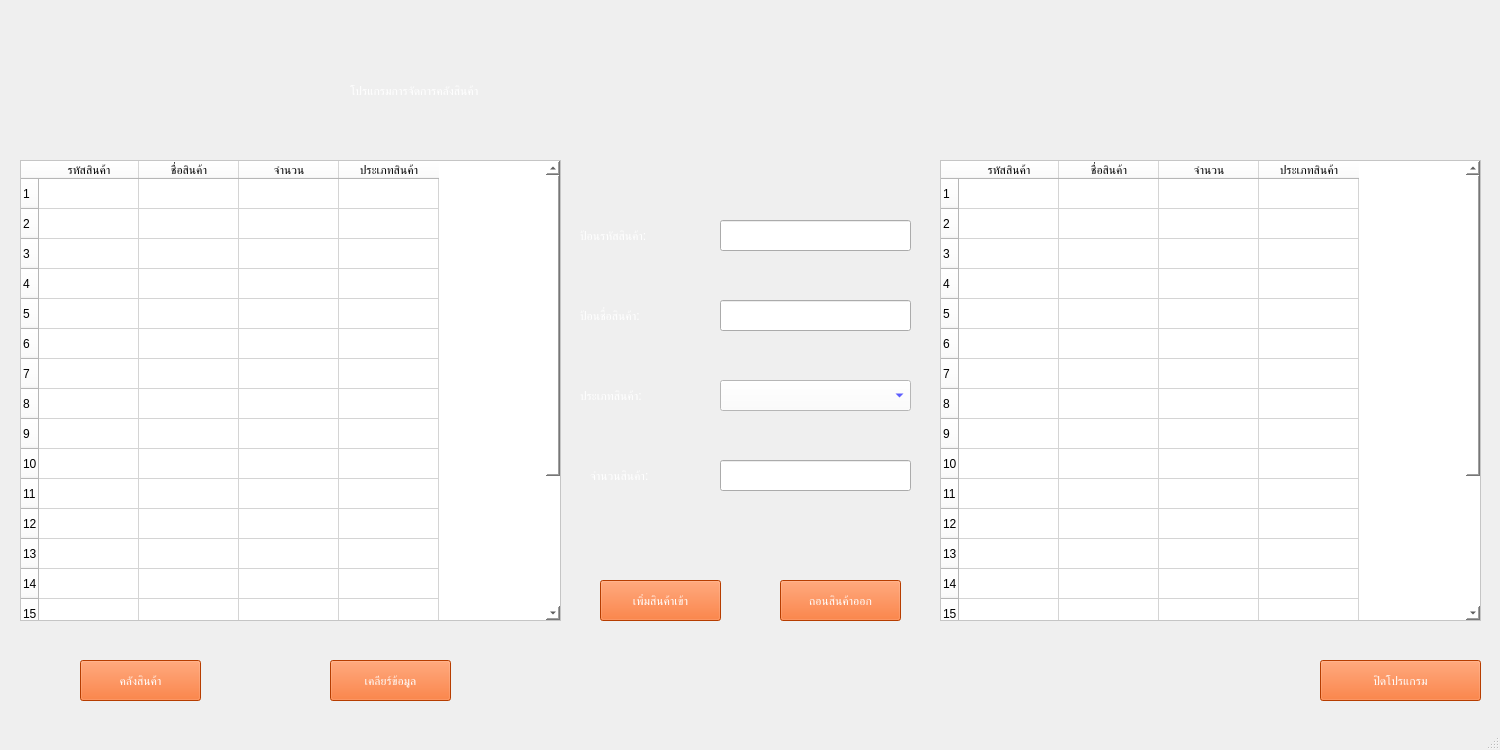
<?xml version="1.0" encoding="UTF-8"?>
<ui version="4.0">
 <class>MainWindow</class>
 <widget class="QMainWindow" name="MainWindow">
  <property name="geometry">
   <rect>
    <x>0</x>
    <y>0</y>
    <width>1500</width>
    <height>750</height>
   </rect>
  </property>
  <property name="windowTitle">
   <string>โปรแกรมการจัดการคลังสินค้า</string>
  </property>
  <property name="styleSheet">
   <string notr="true">background-image: url(:/image/1.jpg);
background-image: url(:/image/2.jpg);</string>
  </property>
  <widget class="QWidget" name="centralwidget">
   <widget class="QTableWidget" name="tableWidget">
    <property name="geometry">
     <rect>
      <x>20</x>
      <y>160</y>
      <width>541</width>
      <height>461</height>
     </rect>
    </property>
    <property name="styleSheet">
     <string notr="true">background-color: rgb(255, 255, 255);
background-color: rgb(252, 255, 185);
background-image: url(:/image/bhwzt6.gif);
font: 75 10pt &quot;MS Shell Dlg 2&quot;;
background-color: rgb(255, 255, 255);</string>
    </property>
    <row>
     <property name="text">
      <string>1</string>
     </property>
    </row>
    <row>
     <property name="text">
      <string>2</string>
     </property>
    </row>
    <row>
     <property name="text">
      <string>3</string>
     </property>
    </row>
    <row>
     <property name="text">
      <string>4</string>
     </property>
    </row>
    <row>
     <property name="text">
      <string>5</string>
     </property>
    </row>
    <row>
     <property name="text">
      <string>6</string>
     </property>
    </row>
    <row>
     <property name="text">
      <string>7</string>
     </property>
    </row>
    <row>
     <property name="text">
      <string>8</string>
     </property>
    </row>
    <row>
     <property name="text">
      <string>9</string>
     </property>
    </row>
    <row>
     <property name="text">
      <string>10</string>
     </property>
    </row>
    <row>
     <property name="text">
      <string>11</string>
     </property>
    </row>
    <row>
     <property name="text">
      <string>12</string>
     </property>
    </row>
    <row>
     <property name="text">
      <string>13</string>
     </property>
    </row>
    <row>
     <property name="text">
      <string>14</string>
     </property>
    </row>
    <row>
     <property name="text">
      <string>15</string>
     </property>
    </row>
    <row>
     <property name="text">
      <string>16</string>
     </property>
    </row>
    <row>
     <property name="text">
      <string>17</string>
     </property>
    </row>
    <row>
     <property name="text">
      <string>18</string>
     </property>
    </row>
    <row>
     <property name="text">
      <string>19</string>
     </property>
    </row>
    <row>
     <property name="text">
      <string>20</string>
     </property>
    </row>
    <column>
     <property name="text">
      <string>รหัสสินค้า</string>
     </property>
    </column>
    <column>
     <property name="text">
      <string>ชื่อสินค้า</string>
     </property>
    </column>
    <column>
     <property name="text">
      <string>จำนวน</string>
     </property>
    </column>
    <column>
     <property name="text">
      <string>ประเภทสินค้า</string>
     </property>
    </column>
   </widget>
   <widget class="QLineEdit" name="lineEdit">
    <property name="geometry">
     <rect>
      <x>720</x>
      <y>220</y>
      <width>191</width>
      <height>31</height>
     </rect>
    </property>
    <property name="styleSheet">
     <string notr="true">font: 75 10pt &quot;MS Shell Dlg 2&quot;;
background-image: url(:/image/bhwzt6.gif);
</string>
    </property>
   </widget>
   <widget class="QLineEdit" name="lineEdit_2">
    <property name="geometry">
     <rect>
      <x>720</x>
      <y>300</y>
      <width>191</width>
      <height>31</height>
     </rect>
    </property>
    <property name="styleSheet">
     <string notr="true">font: 75 10pt &quot;MS Shell Dlg 2&quot;;
background-image: url(:/image/bhwzt6.gif);
</string>
    </property>
   </widget>
   <widget class="QComboBox" name="comboBox">
    <property name="geometry">
     <rect>
      <x>720</x>
      <y>380</y>
      <width>191</width>
      <height>31</height>
     </rect>
    </property>
    <property name="styleSheet">
     <string notr="true">font: 75 10pt &quot;MS Shell Dlg 2&quot;;
background-color: rgb(255, 255, 255);
color: rgb(0, 0, 255);
font: 75 12pt &quot;MS Shell Dlg 2&quot;;
background-image: url(:/image/bhwzt6.gif);</string>
    </property>
    <item>
     <property name="text">
      <string/>
     </property>
    </item>
    <item>
     <property name="text">
      <string>เครื่องใช้ไฟฟ้า</string>
     </property>
    </item>
    <item>
     <property name="text">
      <string>อุปกรณ์การเรียน</string>
     </property>
    </item>
    <item>
     <property name="text">
      <string>ผลิตภัณฑ์ดูแลสุขภาพ</string>
     </property>
    </item>
    <item>
     <property name="text">
      <string>เครื่องดื่ม</string>
     </property>
    </item>
    <item>
     <property name="text">
      <string>เครื่องปรุง</string>
     </property>
    </item>
    <item>
     <property name="text">
      <string>อาหารแห้ง</string>
     </property>
    </item>
    <item>
     <property name="text">
      <string>ขนมขบเคี้ยว</string>
     </property>
    </item>
   </widget>
   <widget class="QLineEdit" name="lineEdit_3">
    <property name="geometry">
     <rect>
      <x>720</x>
      <y>460</y>
      <width>191</width>
      <height>31</height>
     </rect>
    </property>
    <property name="styleSheet">
     <string notr="true">font: 75 10pt &quot;MS Shell Dlg 2&quot;;
background-image: url(:/image/bhwzt6.gif);
</string>
    </property>
   </widget>
   <widget class="QTableWidget" name="tableWidget_2">
    <property name="geometry">
     <rect>
      <x>940</x>
      <y>160</y>
      <width>541</width>
      <height>461</height>
     </rect>
    </property>
    <property name="styleSheet">
     <string notr="true">background-color: rgb(255, 255, 255);
font: 75 10pt &quot;MS Shell Dlg 2&quot;;
background-image: url(:/image/bhwzt6.gif);</string>
    </property>
    <row>
     <property name="text">
      <string>1</string>
     </property>
    </row>
    <row>
     <property name="text">
      <string>2</string>
     </property>
    </row>
    <row>
     <property name="text">
      <string>3</string>
     </property>
    </row>
    <row>
     <property name="text">
      <string>4</string>
     </property>
    </row>
    <row>
     <property name="text">
      <string>5</string>
     </property>
    </row>
    <row>
     <property name="text">
      <string>6</string>
     </property>
    </row>
    <row>
     <property name="text">
      <string>7</string>
     </property>
    </row>
    <row>
     <property name="text">
      <string>8</string>
     </property>
    </row>
    <row>
     <property name="text">
      <string>9</string>
     </property>
    </row>
    <row>
     <property name="text">
      <string>10</string>
     </property>
    </row>
    <row>
     <property name="text">
      <string>11</string>
     </property>
    </row>
    <row>
     <property name="text">
      <string>12</string>
     </property>
    </row>
    <row>
     <property name="text">
      <string>13</string>
     </property>
    </row>
    <row>
     <property name="text">
      <string>14</string>
     </property>
    </row>
    <row>
     <property name="text">
      <string>15</string>
     </property>
    </row>
    <row>
     <property name="text">
      <string>16</string>
     </property>
    </row>
    <row>
     <property name="text">
      <string>17</string>
     </property>
    </row>
    <row>
     <property name="text">
      <string>18</string>
     </property>
    </row>
    <row>
     <property name="text">
      <string>19</string>
     </property>
    </row>
    <row>
     <property name="text">
      <string>20</string>
     </property>
    </row>
    <column>
     <property name="text">
      <string>รหัสสินค้า</string>
     </property>
    </column>
    <column>
     <property name="text">
      <string>ชื่อสินค้า</string>
     </property>
    </column>
    <column>
     <property name="text">
      <string>จำนวน</string>
     </property>
    </column>
    <column>
     <property name="text">
      <string>ประเภทสินค้า</string>
     </property>
    </column>
   </widget>
   <widget class="QLabel" name="label_2">
    <property name="geometry">
     <rect>
      <x>580</x>
      <y>220</y>
      <width>131</width>
      <height>31</height>
     </rect>
    </property>
    <property name="styleSheet">
     <string notr="true">font: 75 12pt &quot;MS Shell Dlg 2&quot;;
color: rgb(255, 255, 255);</string>
    </property>
    <property name="text">
     <string>ป้อนรหัสสินค้า:</string>
    </property>
   </widget>
   <widget class="QLabel" name="label_3">
    <property name="geometry">
     <rect>
      <x>580</x>
      <y>300</y>
      <width>131</width>
      <height>31</height>
     </rect>
    </property>
    <property name="styleSheet">
     <string notr="true">font: 75 12pt &quot;MS Shell Dlg 2&quot;;
color: rgb(255, 255, 255);</string>
    </property>
    <property name="text">
     <string>ป้อนชื่อสินค้า:</string>
    </property>
   </widget>
   <widget class="QLabel" name="label_4">
    <property name="geometry">
     <rect>
      <x>580</x>
      <y>380</y>
      <width>131</width>
      <height>31</height>
     </rect>
    </property>
    <property name="styleSheet">
     <string notr="true">font: 75 12pt &quot;MS Shell Dlg 2&quot;;
color: rgb(255, 255, 255);</string>
    </property>
    <property name="text">
     <string>ประเภทสินค้า:</string>
    </property>
   </widget>
   <widget class="QLabel" name="label_5">
    <property name="geometry">
     <rect>
      <x>590</x>
      <y>460</y>
      <width>131</width>
      <height>31</height>
     </rect>
    </property>
    <property name="styleSheet">
     <string notr="true">font: 75 12pt &quot;MS Shell Dlg 2&quot;;
color: rgb(255, 255, 255);</string>
    </property>
    <property name="text">
     <string>จำนวนสินค้า:</string>
    </property>
   </widget>
   <widget class="QLabel" name="label">
    <property name="geometry">
     <rect>
      <x>350</x>
      <y>60</y>
      <width>721</width>
      <height>61</height>
     </rect>
    </property>
    <property name="styleSheet">
     <string notr="true">font: 75 36pt &quot;MS Shell Dlg 2&quot;;
color: rgb(255, 255, 255);</string>
    </property>
    <property name="text">
     <string>โปรแกรมการจัดการคลังสินค้า</string>
    </property>
   </widget>
   <widget class="QPushButton" name="pushButton">
    <property name="geometry">
     <rect>
      <x>600</x>
      <y>580</y>
      <width>121</width>
      <height>41</height>
     </rect>
    </property>
    <property name="styleSheet">
     <string notr="true">background-image: url(:/image/Playful Virtual Art Museum Group Activity Digital Worksheet (1).jpg);
color: rgb(255, 255, 255);
font: 75 12pt &quot;MS Shell Dlg 2&quot;;
background-color: rgb(255, 85, 0);
background-color: rgb(255, 85, 0);</string>
    </property>
    <property name="text">
     <string>เพิ่มสินค้าเข้า</string>
    </property>
   </widget>
   <widget class="QPushButton" name="pushButton_2">
    <property name="geometry">
     <rect>
      <x>780</x>
      <y>580</y>
      <width>121</width>
      <height>41</height>
     </rect>
    </property>
    <property name="styleSheet">
     <string notr="true">background-image: url(:/image/Playful Virtual Art Museum Group Activity Digital Worksheet (1).jpg);
color: rgb(255, 255, 255);
font: 75 12pt &quot;MS Shell Dlg 2&quot;;
background-color: rgb(255, 85, 0);
background-color: rgb(255, 85, 0);</string>
    </property>
    <property name="text">
     <string>ถอนสินค้าออก</string>
    </property>
   </widget>
   <widget class="QPushButton" name="pushButton_3">
    <property name="geometry">
     <rect>
      <x>80</x>
      <y>660</y>
      <width>121</width>
      <height>41</height>
     </rect>
    </property>
    <property name="styleSheet">
     <string notr="true">background-image: url(:/image/Playful Virtual Art Museum Group Activity Digital Worksheet (1).jpg);
color: rgb(255, 255, 255);
font: 75 12pt &quot;MS Shell Dlg 2&quot;;
background-color: rgb(255, 85, 0);
background-color: rgb(255, 85, 0);</string>
    </property>
    <property name="text">
     <string>คลังสินค้า</string>
    </property>
   </widget>
   <widget class="QPushButton" name="pushButton_4">
    <property name="geometry">
     <rect>
      <x>330</x>
      <y>660</y>
      <width>121</width>
      <height>41</height>
     </rect>
    </property>
    <property name="styleSheet">
     <string notr="true">background-image: url(:/image/Playful Virtual Art Museum Group Activity Digital Worksheet (1).jpg);
color: rgb(255, 255, 255);
font: 75 12pt &quot;MS Shell Dlg 2&quot;;
background-color: rgb(255, 85, 0);
background-color: rgb(255, 85, 0);</string>
    </property>
    <property name="text">
     <string>เคลียร์ข้อมูล</string>
    </property>
   </widget>
   <widget class="QPushButton" name="pushButton_5">
    <property name="geometry">
     <rect>
      <x>1320</x>
      <y>660</y>
      <width>161</width>
      <height>41</height>
     </rect>
    </property>
    <property name="styleSheet">
     <string notr="true">background-image: url(:/image/Playful Virtual Art Museum Group Activity Digital Worksheet (1).jpg);
color: rgb(255, 255, 255);
font: 75 12pt &quot;MS Shell Dlg 2&quot;;
background-color: rgb(255, 85, 0);
background-color: rgb(255, 85, 0);</string>
    </property>
    <property name="text">
     <string>ปิดโปรแกรม</string>
    </property>
   </widget>
  </widget>
  <widget class="QMenuBar" name="menubar">
   <property name="geometry">
    <rect>
     <x>0</x>
     <y>0</y>
     <width>1500</width>
     <height>26</height>
    </rect>
   </property>
  </widget>
  <widget class="QStatusBar" name="statusbar"/>
 </widget>
 <resources>
  <include location="Myimage.qrc"/>
 </resources>
 <connections/>
</ui>
